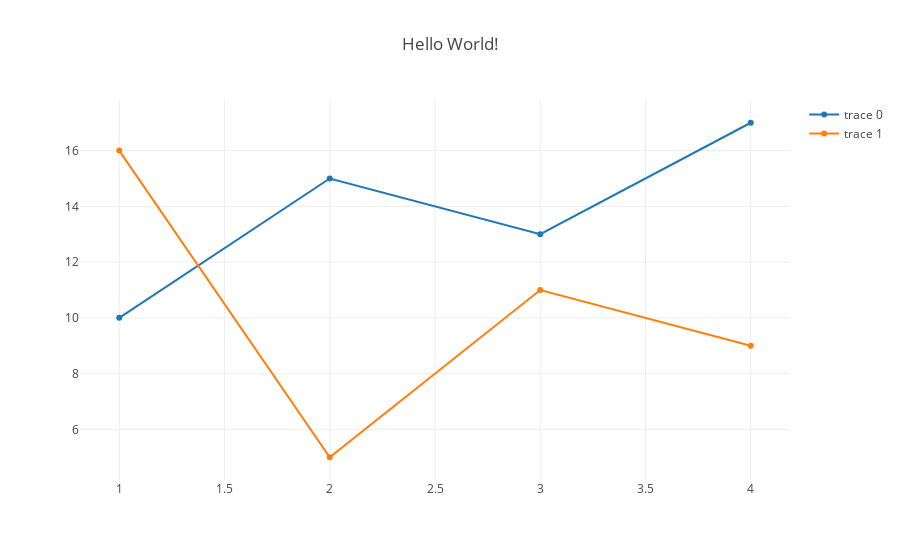

The cell this chart's notebook holds for it:
### Markdown cell above
## Hello Plotly

### Code cell
trace0 = go.Scatter(
    x=[1, 2, 3, 4],
    y=[10, 15, 13, 17]
)
trace1 = go.Scatter(
    x=[1, 2, 3, 4],
    y=[16, 5, 11, 9]
)
data = [trace0, trace1]
layout = go.Layout(title='Hello World!')

'''
py.plot({
    "data"   : data,
    "layout" : layout
    }, filename = 'basic-line.html', auto_open=True)

'''
py.iplot({
    "data"   : data,
    "layout" : layout
})

### Figure 1 — Plotly figure (JSON) as saved in the notebook; plotly's stock layout.template omitted (floating-point values rounded to 4 significant figures)
{"data": [{"type": "scatter", "uid": "4b9ccf56-f7c6-4e5a-92c7-3fcc41976841", "x": [1, 2, 3, 4], "y": [10, 15, 13, 17]}, {"type": "scatter", "uid": "8a320995-49a3-40fc-9347-09d8cb10211d", "x": [1, 2, 3, 4], "y": [16, 5, 11, 9]}], "layout": {"autosize": true, "title": {"text": "Hello World!"}, "xaxis": {"autorange": true, "range": [0.8219, 4.178], "type": "linear"}, "yaxis": {"autorange": true, "range": [4.01, 17.99], "type": "linear"}}}
